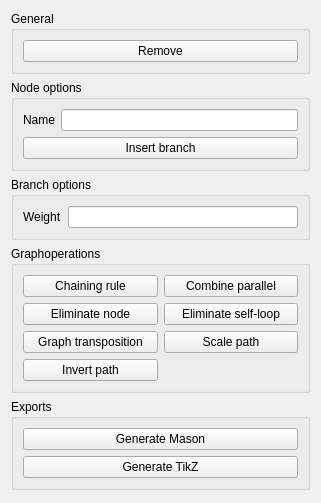
<?xml version="1.0" encoding="UTF-8"?>
<ui version="4.0">
 <class>Form</class>
 <widget class="QWidget" name="SideWidget">
  <property name="geometry">
   <rect>
    <x>0</x>
    <y>0</y>
    <width>321</width>
    <height>503</height>
   </rect>
  </property>
  <property name="sizePolicy">
   <sizepolicy hsizetype="Expanding" vsizetype="Fixed">
    <horstretch>0</horstretch>
    <verstretch>0</verstretch>
   </sizepolicy>
  </property>
  <property name="windowTitle">
   <string>Form</string>
  </property>
  <layout class="QVBoxLayout" name="main_vbox">
   <item>
    <widget class="QGroupBox" name="general_group">
     <property name="sizePolicy">
      <sizepolicy hsizetype="Expanding" vsizetype="Fixed">
       <horstretch>0</horstretch>
       <verstretch>0</verstretch>
      </sizepolicy>
     </property>
     <property name="title">
      <string>General</string>
     </property>
     <layout class="QGridLayout" name="general_group_layout">
      <item row="0" column="0">
       <widget class="QPushButton" name="btn_remove_nodes_and_branches">
        <property name="toolTip">
         <string>Select nodes or branches</string>
        </property>
        <property name="text">
         <string>Remove</string>
        </property>
       </widget>
      </item>
     </layout>
    </widget>
   </item>
   <item>
    <widget class="QGroupBox" name="node_group">
     <property name="sizePolicy">
      <sizepolicy hsizetype="Expanding" vsizetype="Fixed">
       <horstretch>0</horstretch>
       <verstretch>0</verstretch>
      </sizepolicy>
     </property>
     <property name="title">
      <string>Node options</string>
     </property>
     <layout class="QFormLayout" name="node_layout">
      <property name="fieldGrowthPolicy">
       <enum>QFormLayout::ExpandingFieldsGrow</enum>
      </property>
      <item row="0" column="0">
       <widget class="QLabel" name="lbl_node_name">
        <property name="text">
         <string>Name</string>
        </property>
       </widget>
      </item>
      <item row="0" column="1">
       <widget class="QLineEdit" name="node_name">
        <property name="sizePolicy">
         <sizepolicy hsizetype="MinimumExpanding" vsizetype="Fixed">
          <horstretch>0</horstretch>
          <verstretch>0</verstretch>
         </sizepolicy>
        </property>
       </widget>
      </item>
      <item row="2" column="0" colspan="2">
       <widget class="QPushButton" name="btn_insert_branch">
        <property name="toolTip">
         <string>Select one or two nodes</string>
        </property>
        <property name="text">
         <string>Insert branch</string>
        </property>
       </widget>
      </item>
     </layout>
    </widget>
   </item>
   <item>
    <widget class="QGroupBox" name="branch_group">
     <property name="sizePolicy">
      <sizepolicy hsizetype="Expanding" vsizetype="Fixed">
       <horstretch>0</horstretch>
       <verstretch>0</verstretch>
      </sizepolicy>
     </property>
     <property name="title">
      <string>Branch options</string>
     </property>
     <layout class="QFormLayout" name="branch_layout">
      <property name="fieldGrowthPolicy">
       <enum>QFormLayout::ExpandingFieldsGrow</enum>
      </property>
      <item row="0" column="0">
       <widget class="QLabel" name="lbl_branch_weight">
        <property name="text">
         <string>Weight</string>
        </property>
       </widget>
      </item>
      <item row="0" column="1">
       <widget class="QLineEdit" name="branch_weight">
        <property name="sizePolicy">
         <sizepolicy hsizetype="MinimumExpanding" vsizetype="Fixed">
          <horstretch>0</horstretch>
          <verstretch>0</verstretch>
         </sizepolicy>
        </property>
       </widget>
      </item>
     </layout>
    </widget>
   </item>
   <item>
    <widget class="QGroupBox" name="graph_operation_group">
     <property name="sizePolicy">
      <sizepolicy hsizetype="Expanding" vsizetype="Fixed">
       <horstretch>0</horstretch>
       <verstretch>0</verstretch>
      </sizepolicy>
     </property>
     <property name="title">
      <string>Graphoperations</string>
     </property>
     <layout class="QGridLayout" name="graph_operation_layout">
      <item row="0" column="0">
       <widget class="QPushButton" name="btn_chaining_rule">
        <property name="toolTip">
         <string>Select two subsequent branches</string>
        </property>
        <property name="text">
         <string>Chaining rule</string>
        </property>
       </widget>
      </item>
      <item row="0" column="1">
       <widget class="QPushButton" name="btn_combine_parallel">
        <property name="toolTip">
         <string>Select two parallel branches</string>
        </property>
        <property name="text">
         <string>Combine parallel</string>
        </property>
       </widget>
      </item>
      <item row="1" column="0">
       <widget class="QPushButton" name="btn_eliminate_node">
        <property name="toolTip">
         <string>Select one node which can be eliminated</string>
        </property>
        <property name="text">
         <string>Eliminate node</string>
        </property>
       </widget>
      </item>
      <item row="1" column="1">
       <widget class="QPushButton" name="btn_eliminate_self_loop">
        <property name="toolTip">
         <string>Select a branch which is a self-loop</string>
        </property>
        <property name="text">
         <string>Eliminate self-loop</string>
        </property>
       </widget>
      </item>
      <item row="2" column="0">
       <widget class="QPushButton" name="btn_graph_transposition">
        <property name="text">
         <string>Graph transposition</string>
        </property>
       </widget>
      </item>
      <item row="2" column="1">
       <widget class="QPushButton" name="btn_scale_path">
        <property name="toolTip">
         <string>Select one or multiple nodes</string>
        </property>
        <property name="text">
         <string>Scale path</string>
        </property>
       </widget>
      </item>
      <item row="3" column="0">
       <widget class="QPushButton" name="btn_invert_path">
        <property name="toolTip">
         <string>Select a branch that has a start node with zero ingoing branches</string>
        </property>
        <property name="text">
         <string>Invert path</string>
        </property>
       </widget>
      </item>
     </layout>
    </widget>
   </item>
   <item>
    <widget class="QGroupBox" name="export_group">
     <property name="sizePolicy">
      <sizepolicy hsizetype="Expanding" vsizetype="Fixed">
       <horstretch>0</horstretch>
       <verstretch>0</verstretch>
      </sizepolicy>
     </property>
     <property name="title">
      <string>Exports</string>
     </property>
     <layout class="QGridLayout" name="export_layout">
      <item row="0" column="0">
       <widget class="QPushButton" name="btn_generate_mason">
        <property name="toolTip">
         <string>Select a start and a end node</string>
        </property>
        <property name="text">
         <string>Generate Mason</string>
        </property>
       </widget>
      </item>
      <item row="1" column="0">
       <widget class="QPushButton" name="btn_generate_tikz">
        <property name="text">
         <string>Generate TikZ</string>
        </property>
       </widget>
      </item>
     </layout>
    </widget>
   </item>
  </layout>
 </widget>
 <resources/>
 <connections/>
</ui>
